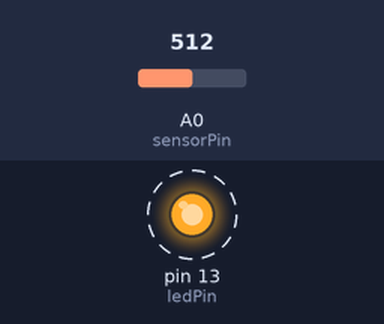
Recording of a sketch running on a simulated Arduino Uno, built with avr-gcc and run on an emulated ATmega328P. Shown: output pins drawn as LEDs (lit = HIGH). Dashed ring = blinking. Inputs (shaded band) come from the test bench; at power-on: A0 (sensorPin) = 512. What the sketch prints to the serial monitor is not drawn.

Above: at 0.5 s.
Timing chart, 0 to 4.6 s (numbered marks = the images above):
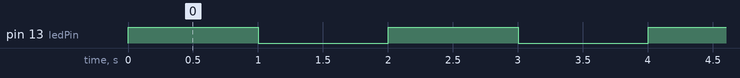

Measured:
- by itself, pin 13 (ledPin): alternates HIGH for 1.0 s and LOW for 1.0 s

The sketch:

PHOTORESISTOR_MODULE.ino
```cpp
int  sensorPin  =  A0;     // select the input  pin for  the potentiometer
int  ledPin  =  13;   // select the pin for  the LED
int  sensorValue =  0;  // variable to  store  the value  coming  from  the sensor

void setup()
{
  pinMode(sensorPin,INPUT);
  pinMode(ledPin,OUTPUT);
  Serial.begin(9600);
}
void loop(){
  sensorValue =  analogRead(sensorPin);
  digitalWrite(ledPin,  HIGH);
  delay(1000);
  digitalWrite(ledPin,  LOW);
  delay(1000);
  Serial.println(sensorValue,  DEC);
}
```
